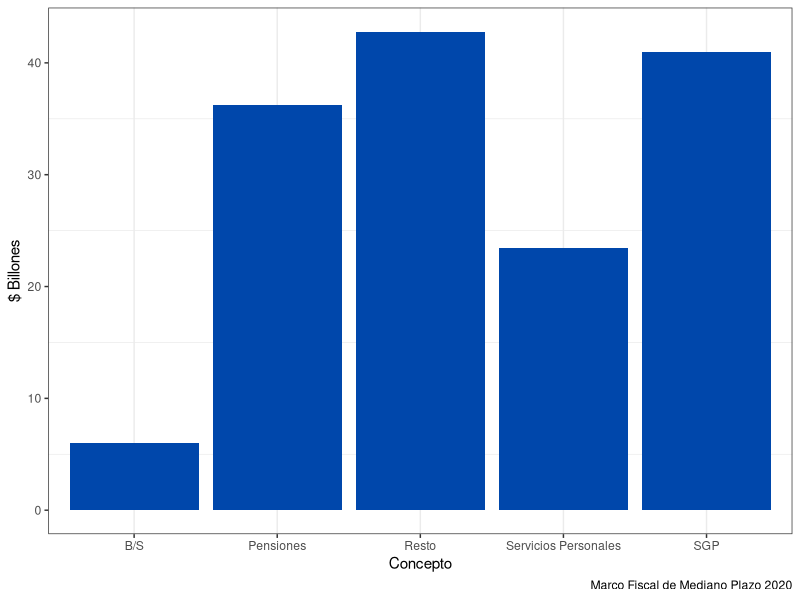

The R source for this figure:
## ---- chunk 1
library(flextable)
Concepto<-c("Ingresos totales","Tributarios", "No Tributarios", "Fondos especiales", "Recursos de capital", "Gastos totales", "Intereses", "Funcionamiento", "Inversión", "Balance Total")
Y2019Bn<-c(171.8, 148.4,1.5,1.5,20.5,197.9,30.8,149.4,17.9,-26)
Y2019PIB<-c(16.5,14.3,0.1,0.1,2.0,19,3,14.3,1.7,-2.5)

df<-data.frame(Concepto,Y2019Bn,Y2019PIB)
myft<-flextable(df)
bft<-bold(myft,i=1, part="header")
bft<-bold(bft,i=c(1,6,10))
bft<-theme_zebra(bft)
bft<-set_header_labels(bft,Y2019Bn="2019 ($Bn)",Y2019PIB="2019 (%PIB)")
bft <- set_table_properties(bft, layout = "autofit", width = .5)
bft<-set_caption(bft,caption="Ingresos y Gastos GNC. Fuente: Plan Financiero 2020",style="Table Caption")
bft


## ---- chunk 2
library(ggplot2)
gastof<-c("Servicios Personales","B/S","SGP","Pensiones","Resto")
gastofbn<-c(23.4,6.0,41.0,36.2,42.8)

gastofdf<-data.frame(gastof,gastofbn)
ggplot(gastofdf,aes(x=gastof,y=gastofbn))+geom_col(fill="#0047AB")+
  labs(x = "Concepto",
       y = "$ Billones",
       caption="Marco Fiscal de Mediano Plazo 2020") +
  theme_bw()+theme(panel.grid.major.y = element_blank())


## ---- chunk 3

gasto<-c("Social","Pensiones","Educación","Salud","Otros","Bienes Públicos","Seguridad y Justicia","Defensa","Función Pública","Infraestructura","Protección medio ambiente","Resto","Total")
gastobn<-c(119.4,40.9,28.8,26.3,23,52.7,16.1,10.9,9.8,7.8,0.8,7.3,172.1)
gastopib<-c(13,4.5,3.1,2.9,2.6,5.8,1.8,1.2,1.1,0.9,0.1,0.8,18.8)
dfg<-data.frame(gasto,gastobn,gastopib)
library(flextable)
gft<-flextable(dfg)
gft<-bold(gft,i=1, part="header")
gft<-bold(gft,i=c(1,6,13))
gft<-theme_zebra(gft)
gft<-set_header_labels(gft,gasto="Concepto",gastobn="2017 ($Bn)",gastopib="2017 (%PIB)")
gft <- set_table_properties(gft, layout = "autofit", width = .5)
gft<-set_caption(gft,caption="Composición del gasto GNC. Fuente: Lora (2019)",style="Table Caption")
gft
